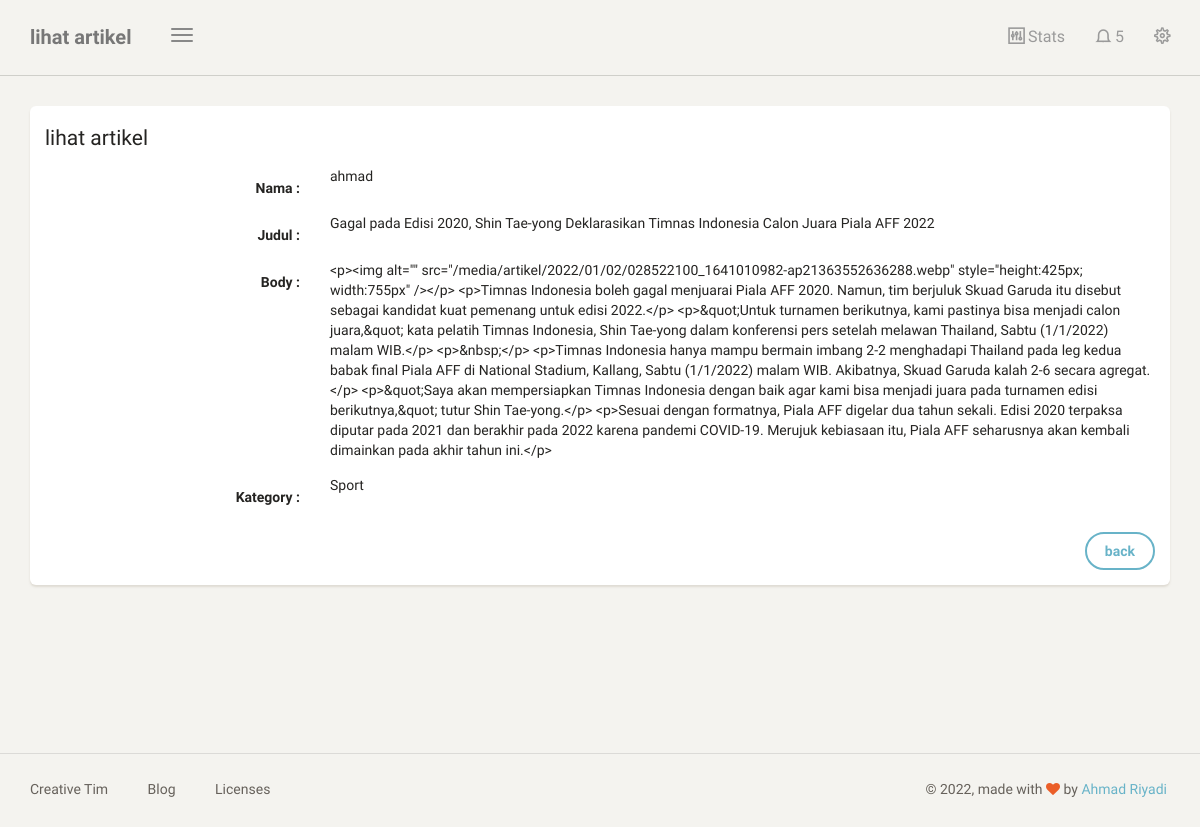
Page /dashboard/artikel/lihat/13 (signed in) on the committed database.
### blog/models.py (models this page shows, shortened)
class Artikel(models.Model):
    nama = models.ForeignKey(User, on_delete=models.CASCADE, blank=True, null=True)
    judul = models.CharField(max_length=100)
    body = RichTextUploadingField(blank=True, null=True,
                                        config_name='special',
                                        external_plugin_resources=[(
                                            'youtube',
                                            '/static/ckeditor_plugins/youtube/youtube/',
                                            'plugin.js',
                                        )],
    )
    kategory = models.ForeignKey(Kategori, on_delete=models.CASCADE)
    date = models.DateTimeField(auto_now_add=True)
    class Meta:
        ordering =['-date']
        verbose_name_plural = "Artikel"

class Kategori(models.Model):
    nama = models.CharField(max_length=20)
    def __str__(self):
        return self.nama
    class Meta:
        verbose_name_plural = "Kategori"

### blog/views.py (the view)
# urls.py: path('artikel/lihat/<str:id>',lihat_artikel, name='lihat_artikel'),
@login_required
def lihat_artikel(request, id):
    template_name = "back/lihat_artikel.html"
    artikel = Artikel.objects.get(id=id)
    print(artikel)
    context = {
        'title' : 'lihat artikel',
        'artikel' : artikel,
    }
    return render(request, template_name, context)

### templates/back/lihat_artikel.html (shortened to what this page needs)
{% extends 'back/base.html' %}
{% block content %}
<div class="content">
    <div class="container-fluid">
        <div class="row">
            <div class="col-md-12">
                <div class="card">
                    <form class="form-horizontal" method="POST">
                        <div class="card-header">
                            <h4 class="card-title">
                                {{title}}
                            </h4>
                        </div>
                        <div class="card-content">
                            <div class="form-group">
                                <label class="col-md-3 control-label">Nama : </label>
                                <div class="col-md-9">
                                    {{artikel.nama}}
                                </div>
                            </div>
                            <div class="form-group">
                                <label class="col-md-3 control-label">Judul : </label>
                                <div class="col-md-9">
                                    {{artikel.judul}}
                                </div>
                            </div>
                            <div class="form-group">
                                <label class="col-md-3 control-label">Body : </label>
                                <div class="col-md-9">
                                    {{artikel.body}}
                                </div>
                            </div>
                            <div class="form-group">
                                <label class="col-md-3 control-label">Kategory : </label>
                                <div class="col-md-9">
                                 {{artikel.kategory}}
                                </div>
                            </div>
                        </div>
                        <div class="card-footer text-right">
                            <div class="form-group">
                                <label class="col-md-3"></label>
                                <div class="col-md-9">
                                    <a class="btn btn-info" href="{%url 'tabel_artikel' %}">back</a>
                                </div>
                            </div>
                        </div>
                    </form>
                </div>
            </div>
        </div>
    </div>
</div>
{% endblock content %}

### rows in the picture
Artikel: nama "ahmad", judul "Gagal pada Edisi 2020, Shin Tae-yong Deklarasikan Timnas Indonesia Calon Juara Piala AFF 2022", body "<p><img alt=\"\" src=\"/media/artikel/2022/01/02/028522100_1641010982-ap21363552636288.webp\" style=\"height:425px; width:755px\" /></p> <p>Timnas Indonesia boleh gagal menjuarai Piala AFF 2020. Namun, tim berjuluk Skuad Garuda itu disebut sebagai kandidat kuat pemenang untuk edisi 2022.</p> <p>&quot;Untuk turnamen berikutnya, kami pastinya bisa menjadi calon juara,&quot; kata pelatih Timnas Indonesia, Shin Tae-yong dalam konferensi pers setelah melawan Thailand, Sabtu (1/1/2022) malam WIB.</p> <p>&nbsp;</p> <p>Timnas Indonesia hanya mampu bermain imbang 2-2 menghadapi Thailand pada leg kedua babak final Piala AFF di National Stadium, Kallang, Sabtu (1/1/2022) malam WIB. Akibatnya, Skuad Garuda…", kategory "Sport"

### other values in the picture
{{ title }} "lihat artikel"
